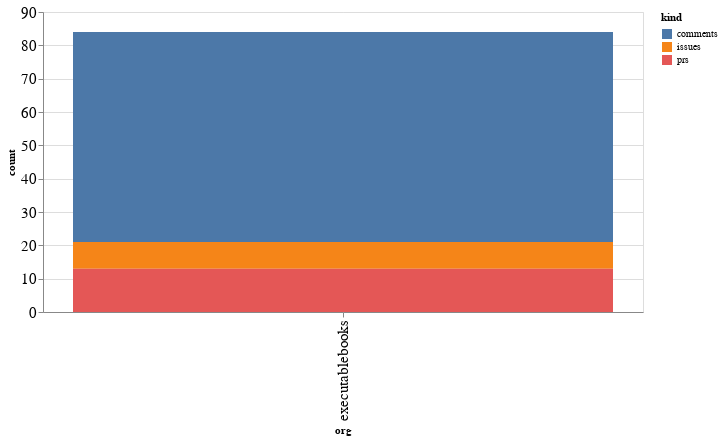

The cell this chart's notebook holds for it:
### Code cell
alt.Chart(org_summaries, width=600).mark_bar().encode(
    x='org',
    y='count',
    color='kind',
    tooltip="org"
)

### Figure 1 — Vega-Lite specification as saved in the notebook (floating-point values rounded to 4 significant figures)
{"config": {"axisLeft": {"labelFontSize": 15}, "axisBottom": {"labelFontSize": 15}}, "data": {"name": "data-008424f8804e78e143401a93d2482f07"}, "mark": "bar", "encoding": {"color": {"type": "nominal", "field": "kind"}, "tooltip": {"type": "nominal", "field": "org"}, "x": {"type": "nominal", "field": "org"}, "y": {"type": "quantitative", "field": "count"}}, "width": 600, "$schema": "https://vega.github.io/schema/vega-lite/v4.8.1.json", "datasets": {"data-008424f8804e78e143401a93d2482f07": [{"org": "executablebooks", "kind": "comments", "count": 63}, {"org": "executablebooks", "kind": "issues", "count": 8}, {"org": "executablebooks", "kind": "prs", "count": 13}]}}
